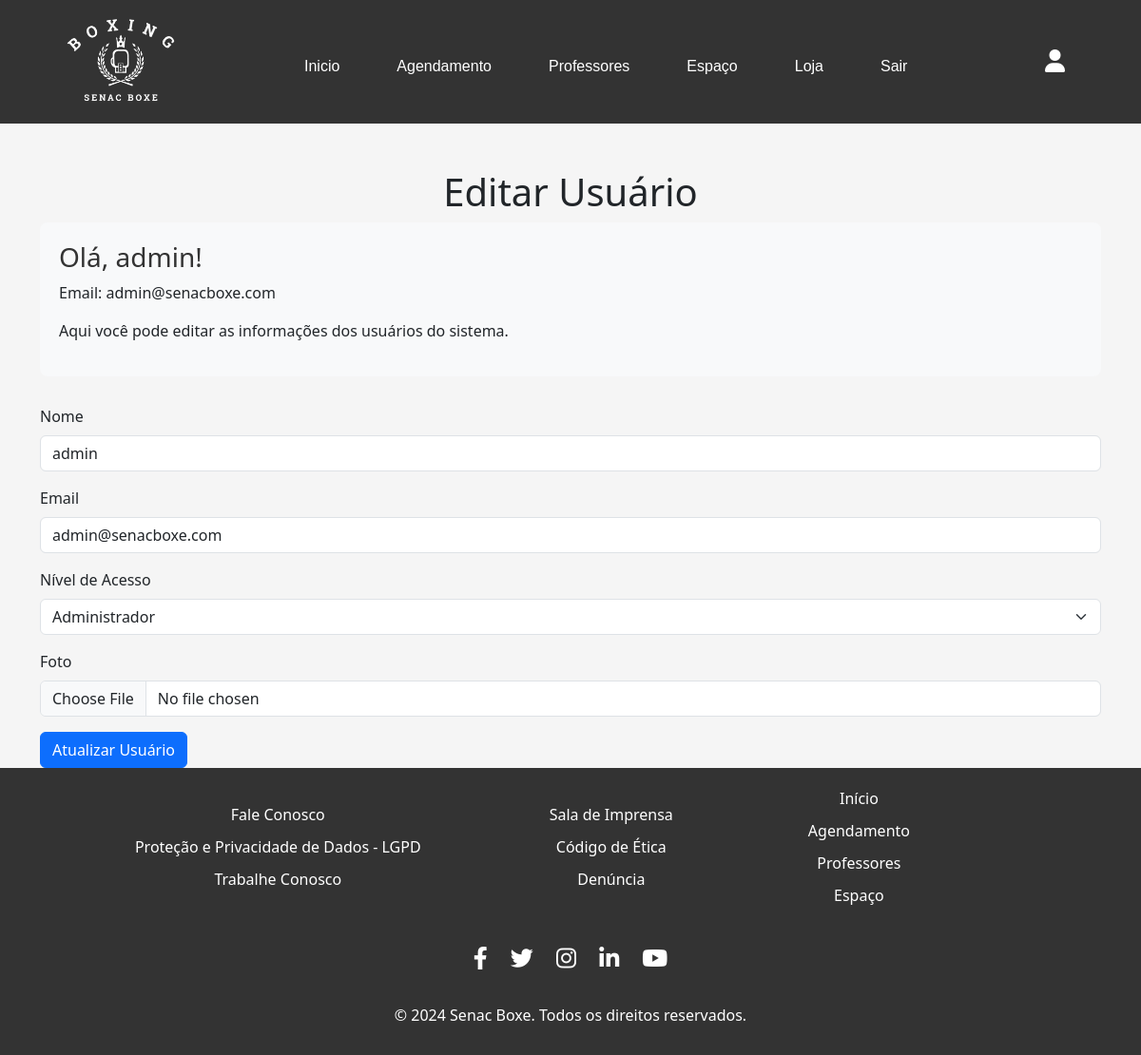
The app's page /academia/paginas/editar-usuario.php?id=1 (signed in) with its own data.
### tables this page shows
CREATE TABLE `usuarios` (
  `id` int(11) NOT NULL,
  `nome` varchar(100) NOT NULL,
  `email` varchar(100) NOT NULL,
  `senha` varchar(255) NOT NULL,
  `nivel_acesso_id` int(11) DEFAULT 3,
  `data_criacao` timestamp NOT NULL DEFAULT current_timestamp(),
  `foto` varchar(255) DEFAULT NULL
);

### academia/paginas/editar-usuario.php (the view, shortened to what this page needs)
<?php
require_once '../banco/conexao.php';
$usuario_nome = $_SESSION['usuario_nome'];
$usuario_email = $_SESSION['usuario_email'];
if (isset($_GET['id'])) {
    $usuario_id = $_GET['id'];
    $sql_select = "SELECT id, nome, email, nivel_acesso_id, foto FROM usuarios WHERE id = '$usuario_id'";
    $resultado = $conn->query($sql_select);
    if ($resultado->num_rows > 0) {
        $usuario = $resultado->fetch_assoc();
    } else {
        echo "<div class='alert alert-danger'>Usuário não encontrado</div>";
        exit();
    }
}
?>
<!DOCTYPE html>
<html lang="pt-br">
<head>
    <link href="https://cdn.jsdelivr.net/npm/bootstrap@5.3.3/dist/css/bootstrap.min.css" rel="stylesheet">
    <link rel="stylesheet" href="https://cdnjs.cloudflare.com/ajax/libs/font-awesome/6.0.0-beta3/css/all.min.css">
    <link rel="stylesheet" href="../CSS/administrativo.css">
    <link rel="stylesheet" href="../CSS/menu.css">
</head>
<body>
<?php require('header.php'); ?>
<main class="container">
    <h1 class="text-center mt-5">Editar Usuário</h1>
    <div class="admin-info">
        <h3>Olá, <?php echo $usuario_nome; ?>!</h3>
        <p>Email: <?php echo $usuario_email; ?></p>
        <p>Aqui você pode editar as informações dos usuários do sistema.</p>
    </div>
    <form action="" method="POST" enctype="multipart/form-data">
        <div class="mb-3">
            <label for="nome" class="form-label">Nome</label>
            <input type="text" class="form-control" id="nome" name="nome" value="<?php echo $usuario['nome']; ?>" required>
        </div>
        <div class="mb-3">
            <label for="email" class="form-label">Email</label>
            <input type="email" class="form-control" id="email" name="email" value="<?php echo $usuario['email']; ?>" required>
        </div>
        <div class="mb-3">
            <label for="nivel_acesso" class="form-label">Nível de Acesso</label>
            <select class="form-select" id="nivel_acesso" name="nivel_acesso" required>
                <option value="1" <?php echo ($usuario['nivel_acesso_id'] == 1) ? 'selected' : ''; ?>>Administrador</option>
            </select>
        </div>
        <div class="mb-3">
            <label for="foto" class="form-label">Foto</label>
            <input type="file" class="form-control" id="foto" name="foto">
        </div>
        <button type="submit" name="editar_usuario" class="btn btn-primary">Atualizar Usuário</button>
    </form>
</main>
<?php require('footer.php'); ?>
</body>
</html>

### academia/CSS/administrativo.css (style rules this page uses)
.admin-info { background-color: #f8f9fa; padding: 20px; border-radius: 8px; margin-bottom: 30px; }
.admin-info h3 { color: #333; }

### academia/CSS/menu.css (style rules this page uses)
* { margin: 0; padding: 0; }
body { background-color: whitesmoke; }

### academia/paginas/editar-usuario.php (style rules this page uses)
body { display: flex; flex-direction: column; min-height: 100vh; }
main { flex: 1; }

### records on screen
usuarios: nome "admin", email "admin@senacboxe.com", nivel_acesso "Administrador"

### other values on screen
$usuario_nome "admin"
$usuario_email "admin@senacboxe.com"
